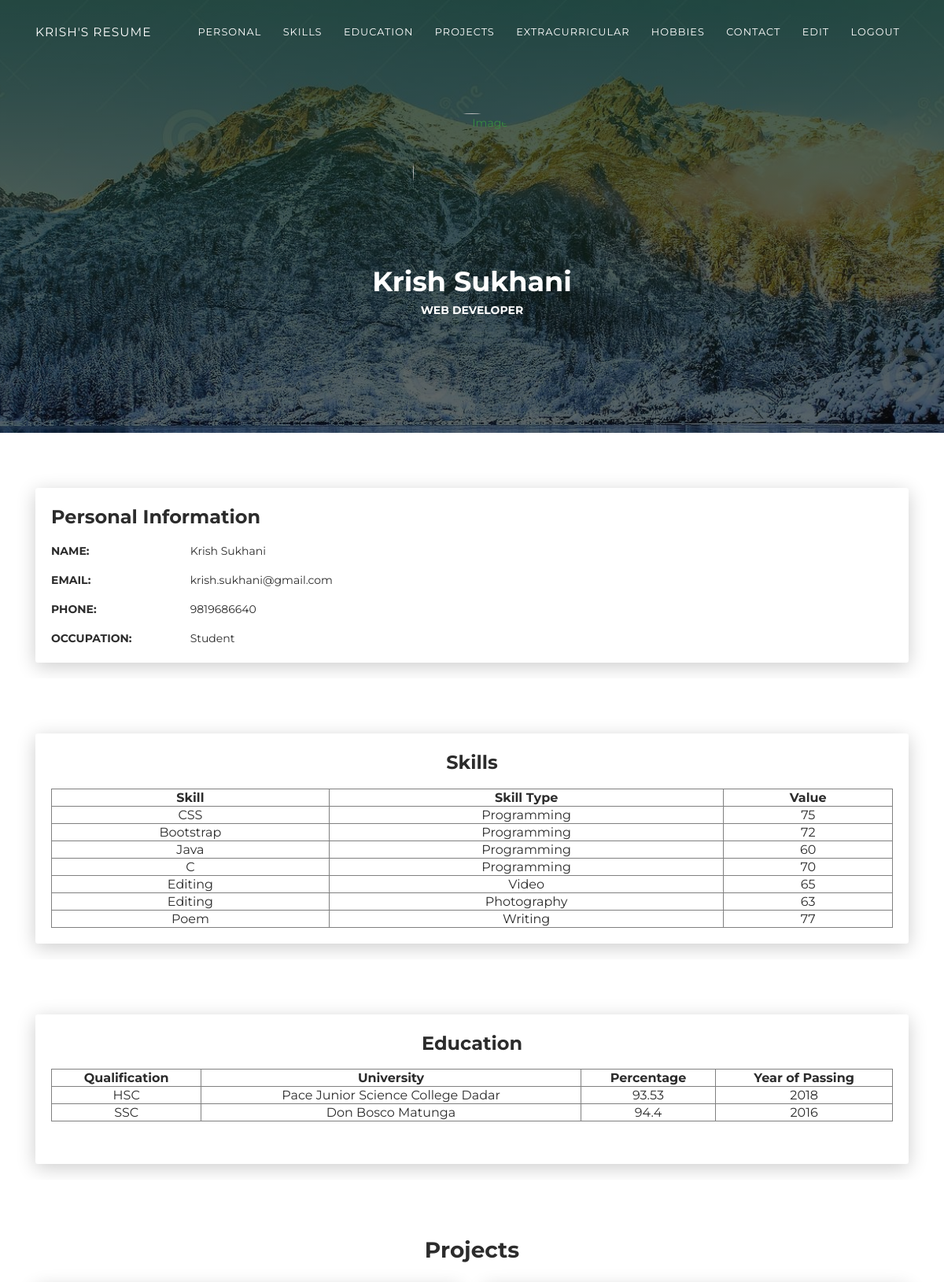
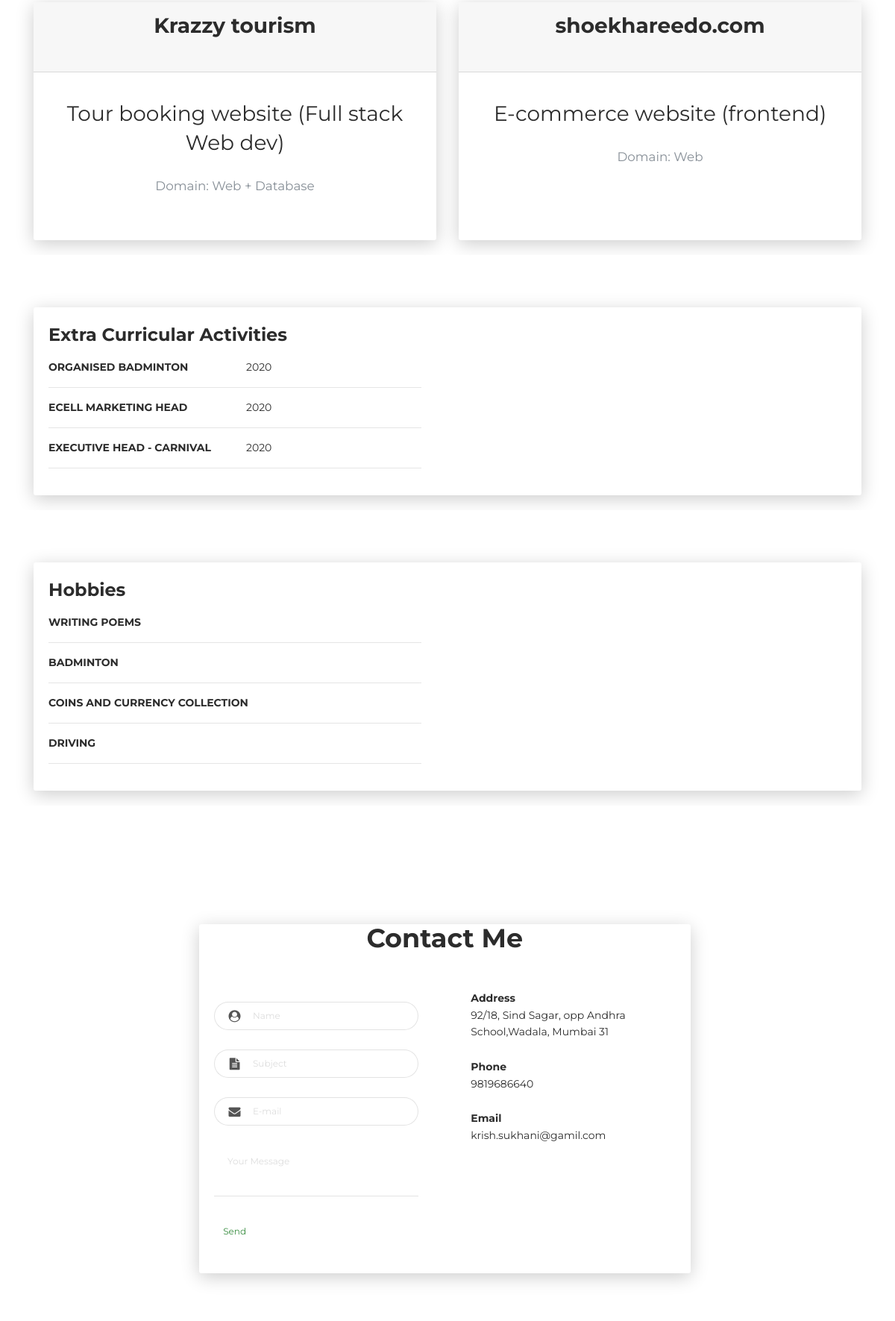
/index1.php (signed in, upper part), run on the app's committed database (2 pictures, top to bottom).
### tables this page shows
CREATE TABLE `personal` (
  `uid` int(11) NOT NULL,
  `name` varchar(30) NOT NULL,
  `Email` varchar(30) NOT NULL,
  `mobile` varchar(30) NOT NULL,
  `image` blob NOT NULL,
  `occupation` varchar(30) NOT NULL
);

CREATE TABLE `skills` (
  `skillid` int(11) NOT NULL,
  `skill_type` varchar(30) NOT NULL,
  `skill` varchar(30) NOT NULL,
  `skill_value` int(11) NOT NULL
);

CREATE TABLE `education` (
  `eduid` int(11) NOT NULL,
  `qualification` varchar(30) NOT NULL,
  `university` varchar(50) DEFAULT NULL,
  `percentage` varchar(30) NOT NULL,
  `passingyear` int(11) NOT NULL
);

CREATE TABLE `projects` (
  `pid` int(11) NOT NULL,
  `title` varchar(30) NOT NULL,
  `description` varchar(50) DEFAULT NULL,
  `domain` varchar(30) NOT NULL
);

CREATE TABLE `extracurricular` (
  `eid` int(11) NOT NULL,
  `name` varchar(30) NOT NULL,
  `year` int(11) NOT NULL
);

CREATE TABLE `hobbies` (
  `hid` int(11) NOT NULL,
  `hobby` varchar(30) NOT NULL
);

### index1.php (the view, shortened to what this page needs)
<?php
require_once "pdo.php";
?>
<html>
<head></head><body>
<?php
$stmt = $pdo->query("SELECT * FROM personal ");
$row = $stmt->fetch(PDO::FETCH_ASSOC);
$edu = $pdo->query("SELECT * FROM education ");
$extra = $pdo->query("SELECT * FROM extracurricular ");
$hobby = $pdo->query("SELECT * FROM hobbies ");
$skills = $pdo->query("SELECT * FROM skills ");
$projects = $pdo->query("SELECT * FROM projects ");
?>
<!DOCTYPE html>
<html lang="en-US">
  <head>
    <link href="https://maxcdn.bootstrapcdn.com/font-awesome/latest/css/font-awesome.min.css" rel="stylesheet">
    <link href="css/aos.css" rel="stylesheet">
    <link href="css/bootstrap.min.css" rel="stylesheet">
    <link href="styles/main.css" rel="stylesheet">
  </head>
  <body id="top">
    <header>
      <div class="profile-page sidebar-collapse">
        <nav class="navbar navbar-expand-lg fixed-top navbar-transparent bg-info" color-on-scroll="400">
          <div class="container">
            <div class="navbar-translate"><a class="navbar-brand" href="#" rel="tooltip">Krish's Resume</a>
            </div>
            <div class="collapse navbar-collapse justify-content-end" id="navigation">
              <ul class="navbar-nav">
                <li class="nav-item"><a class="nav-link smooth-scroll" href="#about">Personal</a></li>
                <li class="nav-item"><a class="nav-link smooth-scroll" href="#skill">Skills</a></li>
                <li class="nav-item"><a class="nav-link smooth-scroll" href="#education">Education</a></li>
                <li class="nav-item"><a class="nav-link smooth-scroll" href="#projects">Projects</a></li>
                <li class="nav-item"><a class="nav-link smooth-scroll" href="#exc">Extracurricular</a></li>
                <li class="nav-item"><a class="nav-link smooth-scroll" href="#hobbies">Hobbies</a></li>
                <li class="nav-item"><a class="nav-link smooth-scroll" href="#contact">Contact</a></li>
                <li class="nav-item"><a class="nav-link smooth-scroll" href="edit.php">Edit</a></li>
                <li class="nav-item"><a class="nav-link smooth-scroll" href="logout.php">Logout</a></li>
              </ul>
            </div>
          </div>
        </nav>
      </div>
    </header>
    <div class="page-content">
      <div>
<div class="profile-page">
  <div class="wrapper">
    <div class="page-header page-header-small" filter-color="white">
      <div class="container">
        <div class="content-center">
          <div class="cc-profile-image"><a href="#"><img src="https://iic.spit.ac.in/img/krish.jpeg" alt="Image"/></a></div>
          <div class="h2 title">Krish Sukhani</div>
          <p class="category text-white">Web Developer</p>
        </div>
      </div>
    </div>
  </div>
</div>
<div class="section" id="about">
  <div class="container">
    <div class="card" data-aos="fade-up" data-aos-offset="10">
      <div class="row">
        <div class="col-lg-6 col-md-12">
          <div class="card-body">
            <div class="h4 mt-0 title">Personal Information</button>
</div>
            <div class="row">
              <div class="col-sm-4 "><strong class="text-uppercase">Name:</strong></div>
              <div class="col-sm-8"><?= htmlentities($row['name'])  ?></div>
            </div>
            <div class="row mt-3">
              <div class="col-sm-4"><strong class="text-uppercase">Email:</strong></div>
              <div class="col-sm-8"><?= htmlentities($row['Email'])  ?></div>
            </div>
            <div class="row mt-3">
              <div class="col-sm-4"><strong class="text-uppercase">Phone:</strong></div>
              <div class="col-sm-8"><?= htmlentities($row['mobile'])  ?></div>
            </div>
            <div class="row mt-3">
              <div class="col-sm-4"><strong class="text-uppercase">Occupation:</strong></div>
              <div class="col-sm-8"><?= htmlentities($row['occupation'])  ?></div>
            </div>
            </div>
        </div>
      </div>
    </div>
  </div>
</div>
<center>
<div class="section" id="skill">
  <div class="container">
    <div class="card" data-aos="fade-up" data-aos-offset="10">
      <div class="row">
        <div class="col-lg-12 col-md-12">
          <div class="card-body">
            <div class="h4 mt-0 title">Skills</div>
                <table border = "1px">
                <tr><td><b>Skill</td><td><b>Skill Type</td><td><b>Value</td></tr>
                <?php
                    while ( $rowskills = $skills->fetch(PDO::FETCH_ASSOC) ) {
                        echo "<tr><td>";
                        echo(htmlentities($rowskills['skill']));
                        echo("</td><td>");
                        echo(htmlentities($rowskills['skill_type']));
                        echo("</td><td>");
                        echo(htmlentities($rowskills['skill_value']));
                        echo("</td></tr>\n");
                        }
                        ?>
            </table>
            </div>
        </div>
      </div>
    </div>
  </div>
</div>
</center>
<center>
<div class="section" id="education">
  <div class="container">
    <div class="card" data-aos="fade-up" data-aos-offset="10">
      <div class="row">
        <div class="col-lg-12 col-md-12">
          <div class="card-body">
            <div class="h4 mt-0 title">Education</div>
            <table border = "1px">
                <tr><td><b>Qualification</td><td><b>University</td><td><b>Percentage</td><td><b>Year of Passing</td></tr>
                <?php
                    while ( $rowedu = $edu->fetch(PDO::FETCH_ASSOC) ) {
                        echo "<tr><td>";
                        echo(htmlentities($rowedu['qualification']));
                        echo("</td><td>");
                        echo(htmlentities($rowedu['university']));
                        echo("</td><td>");
                        echo(htmlentities($rowedu['percentage']));
                        echo("</td><td>");
                        echo(htmlentities($rowedu['passingyear']));
                        echo("</td></tr>\n");
                        }
                        ?>
            </table>
            </div>
        </div>
      </div>
    </div>
  </div>
</div>
</center>
<div class="section" id="projects">
<div class="container">
<div class="h3 text-center mb-4 title">Projects</div>
<div class="card-deck">
<?php
                    while ( $rowprojects = $projects->fetch(PDO::FETCH_ASSOC) ) {
                        echo '<div class="card"><div class="card-header"><h3><center><b>';
                        echo(htmlentities($rowprojects['title']));
                        echo('</h3></b></div><div class="card-body"><h3><p class="para card-text"><center>');
                        echo(htmlentities($rowprojects['description']));
                        echo('</p><p class="card-text"><small class="text-muted">Domain: ');
                        echo(htmlentities($rowprojects['domain']));
                        echo("</small></p></div></div>");
                        }
                        ?>
              </div>
            </div>
            </div>
                    </div>
<div class="section" id="exc">
  <div class="container">
    <div class="card" data-aos="fade-up" data-aos-offset="10">
      <div class="row">
        <div class="col-lg-6 col-md-12">
          <div class="card-body">
            <div class="h4 mt-0 title">Extra Curricular Activities</div>
            <?php
                    while ( $rowextra = $extra->fetch(PDO::FETCH_ASSOC) ) {
                        echo '<div class="row"><div class="col-sm-6"><strong class="text-uppercase">';
                        echo(htmlentities($rowextra['name']));
                        echo('</strong></div><div class="col-sm-6">');
                        echo(htmlentities($rowextra['year']));
                        echo('</div></div><hr>');
                        }
            ?>
            </div>
        </div>
      </div>
    </div>
  </div>
</div>
<div class="section" id="hobbies">
  <div class="container">
    <div class="card" data-aos="fade-up" data-aos-offset="10">
      <div class="row">
        <div class="col-lg-6 col-md-12">
          <div class="card-body">
            <div class="h4 mt-0 title">Hobbies</div>
            <?php
                    while ( $rowhobby = $hobby->fetch(PDO::FETCH_ASSOC) ) {
                        echo '<div class="row"><div class="col-sm-12"><strong class="text-uppercase">';
                        echo(htmlentities($rowhobby['hobby']));
                        echo('</strong></div>');
                        echo('</div><hr>');
                        }
            ?>
            </div>
        </div>
      </div>
    </div>
  </div>
</div>
<div class="section" id="contact">
  <div class="cc-contact-information" >
    <div class="container">
      <div class="cc-contact">
        <div class="row">
          <div class="col-md-9">
            <div class="card mb-0" >
              <div class="h2 text-center title">Contact Me</div>
              <div class="row">
                <div class="col-md-6">
                  <div class="card-body">
                    <form  method="POST">
                      <div class="p pb-3"><strong></strong></div>
                      <div class="row mb-3">
                        <div class="col">
                          <div class="input-group"><span class="input-group-addon"><i class="fa fa-user-circle"></i></span>
                            <input class="form-control" type="text" name="name" placeholder="Name" required="required"/>
                          </div>
                        </div>
                      </div>
                      <div class="row mb-3">
                        <div class="col">
                          <div class="input-group"><span class="input-group-addon"><i class="fa fa-file-text"></i></span>
                            <input class="form-control" type="text" name="Subject" placeholder="Subject" required="required"/>
                          </div>
                        </div>
                      </div>
                      <div class="row mb-3">
                        <div class="col">
                          <div class="input-group"><span class="input-group-addon"><i class="fa fa-envelope"></i></span>
                            <input class="form-control" type="email" name="_replyto" placeholder="E-mail" required="required"/>
                          </div>
                        </div>
                      </div>
                      <div class="row mb-3">
                        <div class="col">
                          <div class="form-group">
                            <textarea class="form-control" name="message" placeholder="Your Message" required="required"></textarea>
                          </div>
                        </div>
                      </div>
                      <div class="row">
                        <div class="col">
                          <button class="btn btn-link " type="submit"><a href = "mailto: krish.sukhani@spit.ac.in">Send</a></button>
                        </div>
                      </div>
                    </form>
                  </div>
                </div>
                <div class="col-md-6">
                  <div class="card-body">
                    <p class="mb-0"><strong>Address </strong></p>
                    <p class="pb-2">92/18, Sind Sagar, opp Andhra School,Wadala, Mumbai 31</p>
                    <p class="mb-0"><strong>Phone</strong></p>
                    <p class="pb-2">9819686640</p>
                    <p class="mb-0"><strong>Email</strong></p>
                    <p>krish.sukhani@gamil.com</p>
                  </div>
                </div>
              </div>
            </div>
          </div>
        </div>
      </div>
    </div>
  </div>
</div></div>
  </body>
</html>

### data on the page
personal: name "Krish Sukhani", Email "krish.sukhani@gmail.com", mobile "9819686640", occupation "Student"
skills: skill "CSS", skill_type "Programming", skill_value "75"
skills: skill "Bootstrap", skill_type "Programming", skill_value "72"
skills: skill "Java", skill_type "Programming", skill_value "60"
skills: skill "C", skill_type "Programming", skill_value "70"
skills: skill "Editing", skill_type "Video", skill_value "65"
skills: skill "Editing", skill_type "Photography", skill_value "63"
skills: skill "Poem", skill_type "Writing", skill_value "77"
education: qualification "HSC", university "Pace Junior Science College Dadar", percentage "93.53", passingyear "2018"
education: qualification "SSC", university "Don Bosco Matunga", percentage "94.4", passingyear "2016"
projects: title "Krazzy tourism", description "Tour booking website (Full stack Web dev)", domain "Web + Database"
projects: title "shoekhareedo.com", description "E-commerce website (frontend)", domain "Web"
extracurricular: name "ORGANISED BADMINTON", year "2020"
extracurricular: name "ECELL MARKETING HEAD", year "2020"
extracurricular: name "EXECUTIVE HEAD - CARNIVAL", year "2020"
hobbies: hobby "WRITING POEMS"
hobbies: hobby "BADMINTON"
hobbies: hobby "COINS AND CURRENCY COLLECTION"
hobbies: hobby "DRIVING"
